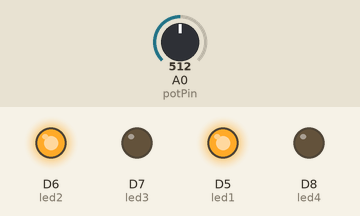
Recording of a sketch running on a simulated ESP8266 (NodeMCU). Shown: output pins drawn as LEDs (lit = HIGH). Inputs (shaded band) come from the test bench; at power-on: A0 (potPin) = 512. What the sketch prints to the serial monitor is not drawn.

Above: at 1.2 s.
1.3 s: A0 (potPin) set to 494
At 2.4 s:
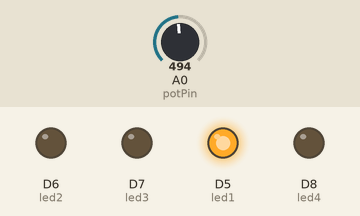
2.8 s: A0 (potPin) set to 266
4.3 s: A0 (potPin) set to 242
At 4.7 s:
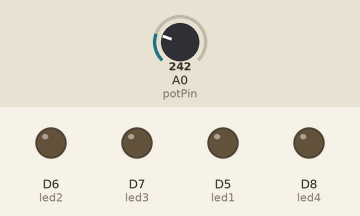
5.8 s: A0 (potPin) set to 900
At 7.0 s:
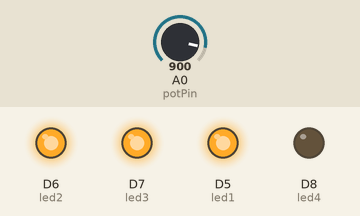
7.3 s: A0 (potPin) set to 1004
8.8 s: A0 (potPin) set to 1018
At 9.4 s:
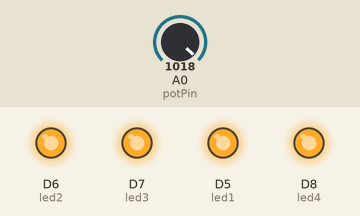
Timing chart, 0 to 11.3 s (numbered marks = the images above; inputs shaded):
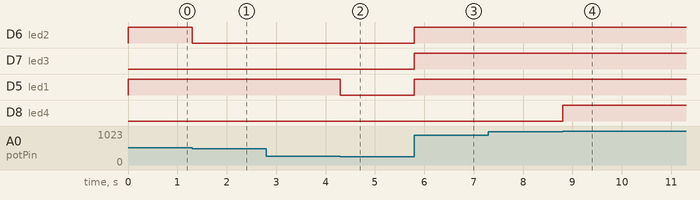

The sketch:

sketch_sep11a.ino
```cpp
int potPin = A0; // select the input pin for the potentiometer
float val = 0;
int led1 = D5;
int led2 = D6;
int led3 = D7;
int led4 = D8;

float mapFloat(float x, float in_min, float in_max, float out_min, float out_max)
{
  return (x - in_min) * (out_max - out_min) / (in_max - in_min) + out_min;
}

void setup() {
  Serial.begin(115200);
  pinMode(potPin, INPUT); //declare the ledPin as on OUTPUT
  //pinMode(myLed, OUTPUT);
}

void loop() {

  val = analogRead(potPin); // read the value from the sensor
  int percent = map(val, 0, 1023, 0, 100);
  Serial.println(percent);


  if (percent < 25) {
    int p1 = (percent / 25) * 100;
    int mapped1 = map(p1, 0, 100, 0, 1023);
    analogWrite(led1, mapped1);
    analogWrite(led2, 0);
    analogWrite(led3, 0);
    analogWrite(led4, 0);
    //Serial.println(mapped1);
  }

  else if(percent > 25 && percent <= 50) {
    int p2 = ((percent - 25) / 25) * 100;
    int mapped2 = map(p2, 0, 100, 0, 1023);
    analogWrite(led1, 1023);
    analogWrite(led2, mapped2);
    analogWrite(led3, 0);
    analogWrite(led4, 0);
    //Serial.println(mapped2);
  }

  else if(percent > 50 && percent <= 75) {
    int p3 = ((percent - 50) / 25) * 100;
    int mapped3 = map(p3, 0, 100, 0, 1023);
    analogWrite(led1, 1023);
    analogWrite(led2, 1023);
    analogWrite(led3, mapped3);
    analogWrite(led4, 0);
    //Serial.println(mapped3);
  }

  else if(percent > 75) {
    int p4 = ((percent - 75) / 25) * 100;
    int mapped4 = map(p4, 0, 100, 0, 1023);
    analogWrite(led1, 1023);
    analogWrite(led2, 1023);
    analogWrite(led3, 1023);
    analogWrite(led4, mapped4);
    //Serial.println(mapped4);
  }


}
```

Measured:
- the behaviour switches between 507 and 506 on A0 (potPin) (found by bisection; images 0 and 1)
- the behaviour switches between 251 and 250 on A0 (potPin) (found by bisection; images 1 and 2)
- the behaviour switches between 1017 and 1018 on A0 (potPin) (found by bisection; images 3 and 4)
- after the input at 1.3 s, D6 (led2): HIGH → LOW at once
- after the input at 4.3 s, D5 (led1): HIGH → LOW at once
- after the input at 5.8 s, D6 (led2), D7 (led3), D5 (led1): LOW → HIGH at once
- after the input at 8.8 s, D8 (led4): LOW → HIGH at once
